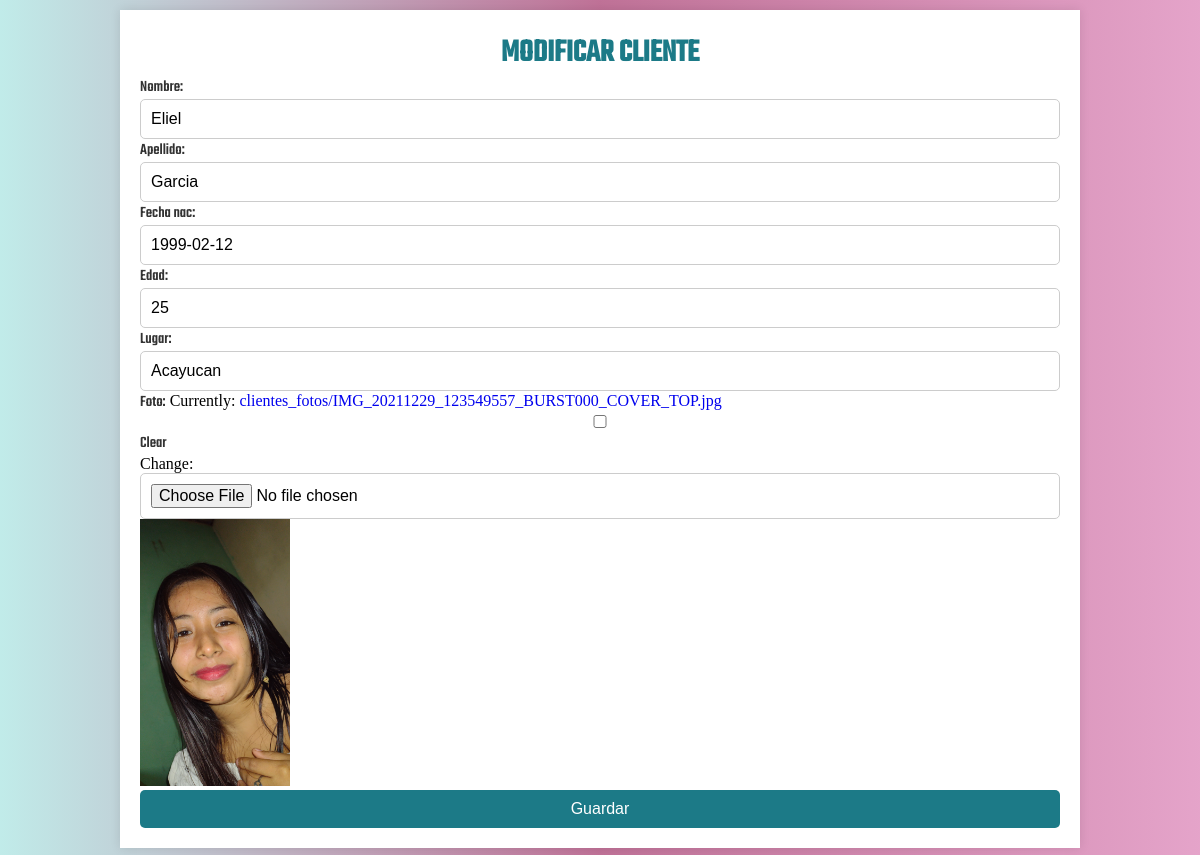
The app's page /clientes/edit/8/ (signed in) with its own data.
### clientes/models.py (models this page shows, shortened)
class Cliente(models.Model):
    nombre = models.CharField(max_length=100)
    apellido = models.CharField(max_length=100)
    fecha_nac = models.DateField()
    edad = models.IntegerField(null=True, blank=True)
    lugar = models.CharField(max_length=255, null=True, blank=True)
    foto = models.ImageField(upload_to='clientes_fotos', blank=True, null=True)

### clientes/views.py (the view)
# urls.py: path('edit/<int:pk>/', views.update_cliente, name='update_cliente'),
@login_required
def update_cliente (request, pk):
    cliente=get_object_or_404(Cliente, pk=pk)
    if request.method =='POST':
        form=ClienteForm(request.POST,request.FILES ,instance=cliente)
        if form.is_valid():
            form.save()
            return redirect('cliente_list')
    else:
        form=ClienteForm(instance=cliente)
    return render(request, 'clientes/cliente_form.html', {'form':  form, 'cliente': cliente})

### clientes/forms.py
class ClienteForm(forms.ModelForm):
    class Meta:
        model = Cliente
        fields = ['nombre', 'apellido', 'fecha_nac', 'edad','lugar', 'foto']
        foto=forms.ImageField(required=False)

### clientes/templates/clientes/cliente_form.html (shortened to what this page needs)
<!DOCTYPE html>
<html lang="es">
    <head>
        {% load static %}
        <link rel="stylesheet" type="text/css" href="{% static 'clientes/style.css' %}">
    </head>
    <body>
        <div class="container">
            <h1> {% if form.instance.pk %}Modificar Cliente {% else %} Crear Cliente {% endif %}</h1>
            <form method="post" enctype="multipart/form-data">
                {{ form.as_p }}
                {% if cliente.foto %}
                <div class="image-container">
                    <img src="{{cliente.foto.url}}"
                    alt= "{{cliente.nombre}}"
                    width="150">
                </div>
                {% endif %}
                <button type="submit">Guardar</button>
            </form>
        </div>
    </body>
</html>

### clientes/static/clientes/style.css (style rules this page uses)
* { margin: 0; padding: 0; border: none; box-sizing: border-box; list-style: none; text-decoration: none; scroll-behavior: smooth; }
:root { --text-color: #000000; --bg-color: #000; --main-color: #1c7a87; --text-colors: #0b9f95; --p-font: 1rem; --h2-font: 2rem; --h1-font: 6rem; }
body { color: var(--text-color); background: var(--bg-color); background: linear-gradient(to left, rgba(211, 103, 166, 0.6), rgba(149, 19, 82, 0.6), rgba(48, 190, 183, 0.3) ); }
h1 { width: 100%; text-align: center; color: var(--main-color); text-transform: uppercase; font-size: var(--h2-font); font-family: 'Teko'; }
.container { width: 80%; margin: 10px auto; padding: 20px; background-color: white; box-shadow: 0 0 10px rgba(0, 0, 0, 0.1); }
form { display: flex; flex-direction: column; }
label { margin-bottom: 5px; color: #333; font-weight: normal; font-family: 'Teko'; }
input { padding: 10px; border: 1px solid #ccc; border-radius: 5px; font-size: 16px; width: 100%; box-sizing: border-box; transition: border-color 0.3s ease; }
button { padding: 10px 15px; background-color: var(--main-color); border: none; border-radius: 5px; color: white; font-size: 16px; cursor: pointer; transition: background-color 0.3s ease; }

### records on screen
Cliente: nombre "Eliel", apellido "Garcia", fecha_nac "1999-02-12", edad "25", lugar "Acayucan", foto (picture)
